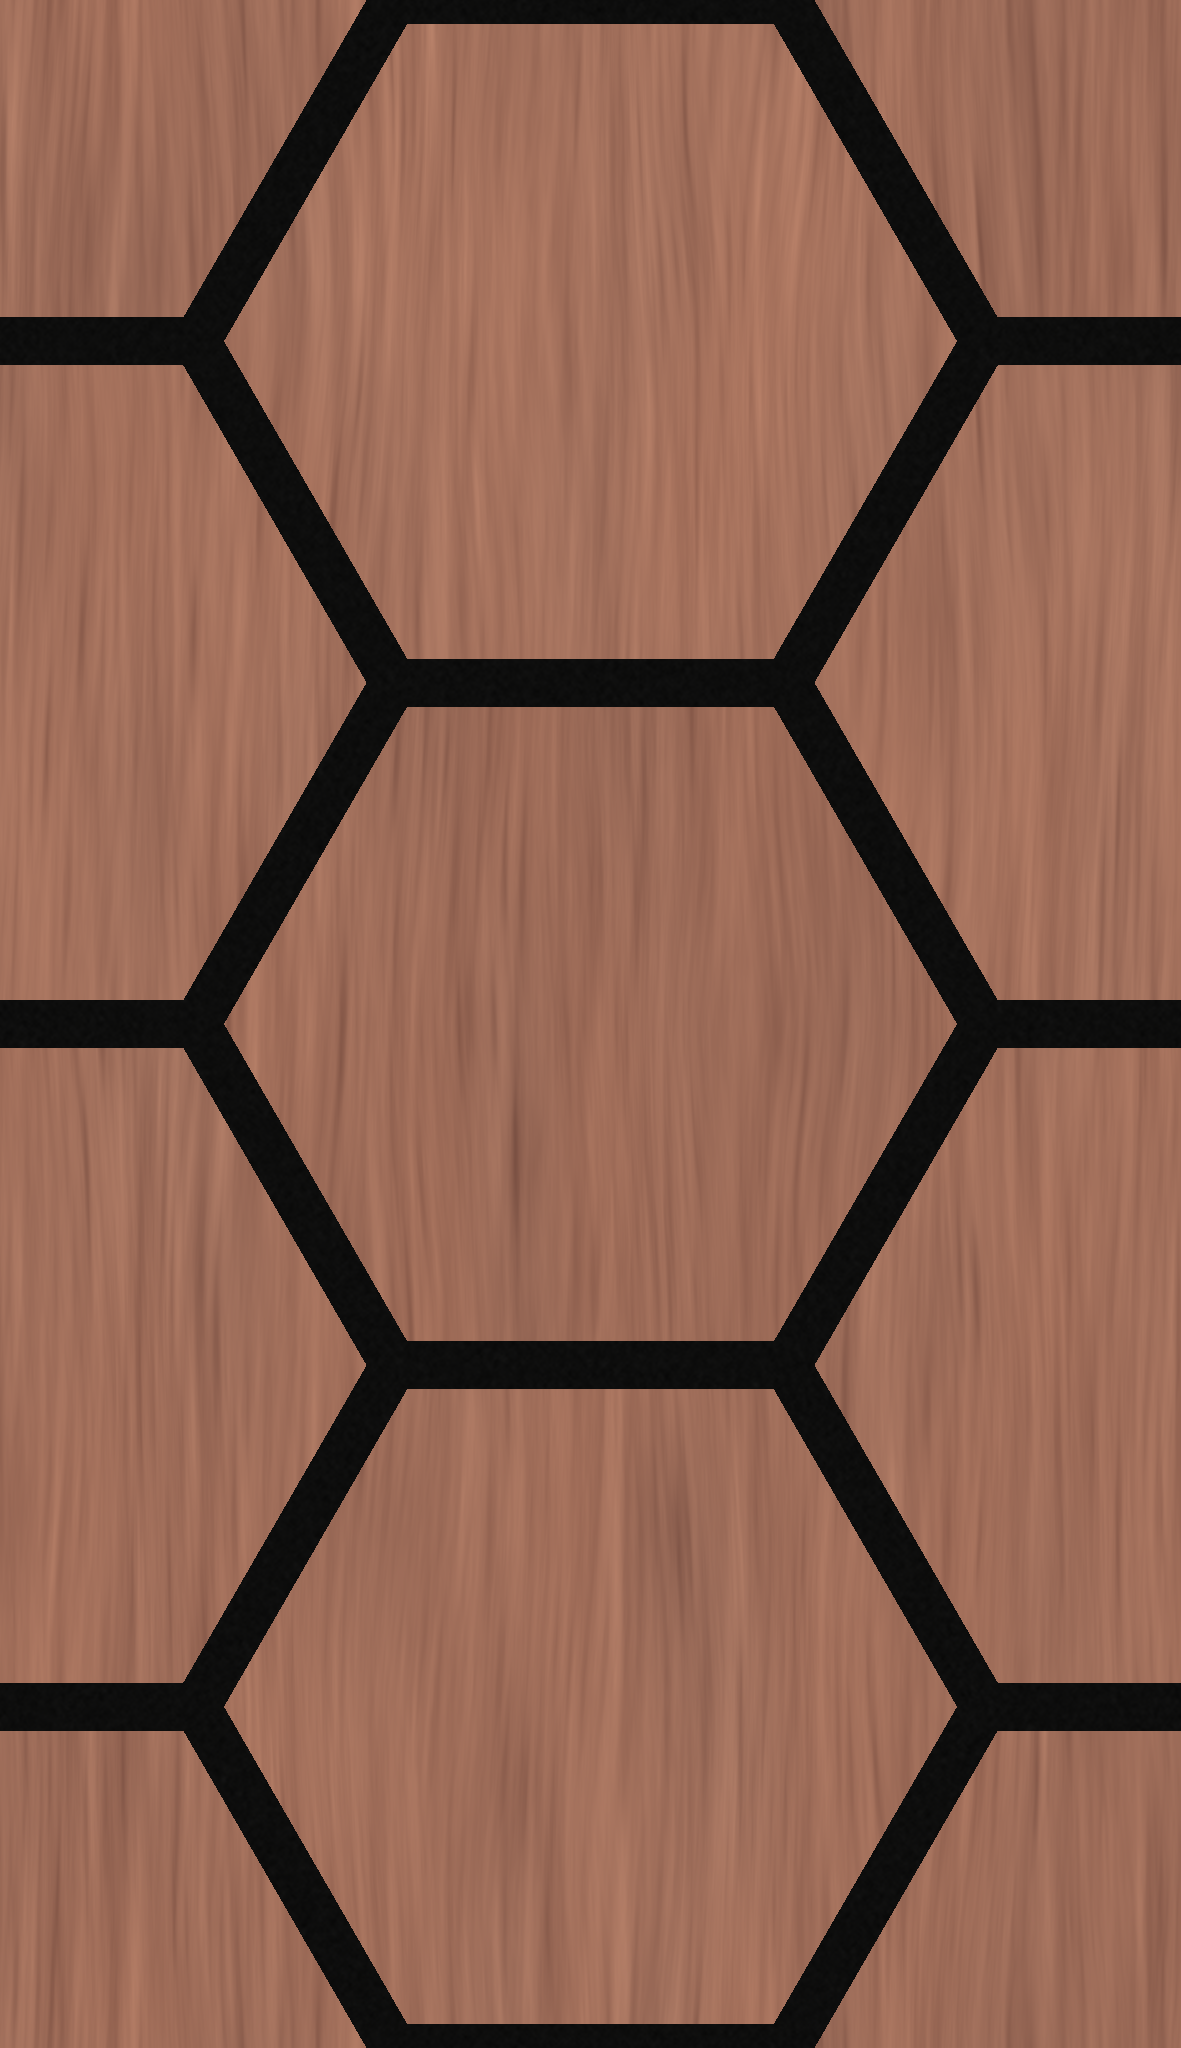

This figure's Python source:
import json
from pathlib import Path

import numpy as np
from PIL import Image, ImageDraw
from scipy.ndimage import gaussian_filter, map_coordinates


ROOT = Path(__file__).resolve().parent
W, H = 1181, 2048
HEIGHT_IN = 25.98
WIDTH_IN = HEIGHT_IN * W / H
DX, DY = WIDTH_IN / 2, HEIGHT_IN / 3
RADIUS = 9.30 / 2
APOTHEM = RADIUS * np.sqrt(3) / 2
DEPTH_IN = 0.40
RELIEF_IN = 0.24
rng = np.random.default_rng(7491)
y, x = np.mgrid[:H, :W].astype(np.float32)
x = (x + 0.5) * WIDTH_IN / W
y = (y + 0.5) * HEIGHT_IN / H


def noise(rows, cols, seed, shift=None):
    random = np.random.default_rng(seed)
    small = random.normal(size=(rows, cols)).astype(np.float32)
    yy = y / HEIGHT_IN * rows
    xx = x / WIDTH_IN * cols
    if shift is not None:
        xx = xx + shift
    result = map_coordinates(small, [yy, xx], order=3, mode='grid-wrap')
    return result / max(float(result.std()), 0.001)


photo = np.asarray(Image.open(ROOT / 'main.jpg').convert('RGB').resize((1600, 1600)))
samples = [photo[970:1090, 610:705], photo[950:1060, 340:430], photo[880:1000, 770:875]]
walnut = np.median(np.concatenate([a.reshape(-1, 3) for a in samples]), axis=0)
print('Main-photo walnut sample, RGB:', walnut.tolist())

felt = noise(420, 280, 1) * 1.1 + noise(900, 520, 2) * 0.65
color = np.stack([13 + felt, 13 + felt, 12.5 + felt], axis=-1)
height = noise(560, 320, 3) * 0.00045
distance = np.full((H, W), -100, dtype=np.float32)
owner = np.zeros((H, W), dtype=np.int16)

# A two-column rectangular lattice closes both staggered hexagon boundaries.
for col in range(-1, 4):
    for row in range(-2, 5):
        cx = col * DX
        cy = (row + 0.5 * (col % 2)) * DY
        xx, yy = np.abs(x - cx), np.abs(y - cy)
        d = np.minimum(APOTHEM - yy, APOTHEM - np.sqrt(3) / 2 * xx - yy / 2)
        take = d > distance
        distance[take] = d[take]
        owner[take] = (col % 2) * 3 + (row % 3)

for face in range(6):
    seed = 100 + face * 30
    warp = noise(6, 12, seed) * 0.28 + noise(14, 20, seed + 1) * 0.055
    broad = noise(7, 80, seed + 2, warp)
    fibers = noise(16, 210, seed + 3, warp * 3.7)
    fine = noise(30, 470, seed + 4, warp * 8.2)
    pores = np.maximum(-fibers - 0.8, 0) ** 1.25
    vessel = noise(100, 850, seed + 6, warp * 14)
    grain = broad * 3.8 + fibers * 3.2 + fine * 1.5 - pores * 3.0 + vessel * 0.8
    tone = [-3.0, 2.0, -0.5, 3.0, -4.0, 0.5][face]
    wood = walnut + (grain + tone)[..., None] * np.array([1.0, 0.82, 0.66])
    wood += noise(8, 16, seed + 5)[..., None] * np.array([1.5, 0.65, 0.25])
    mask = (owner == face) & (distance >= 0)
    color[mask] = wood[mask]
    bevel = np.clip(distance / 0.055, 0, 1)
    bevel = bevel * bevel * (3 - 2 * bevel)
    surface = RELIEF_IN * bevel + (fibers * 0.00055 + broad * 0.0009) * bevel
    height[mask] = surface[mask]

# Periodic derivatives preserve the OpenGL normal convention at the tile edges.
height = gaussian_filter(height, 0.65, mode='wrap')
sx = (np.roll(height, -1, axis=1) - np.roll(height, 1, axis=1)) / (2 * WIDTH_IN / W)
sy = (np.roll(height, -1, axis=0) - np.roll(height, 1, axis=0)) / (2 * HEIGHT_IN / H)
normal = np.stack([-sx, sy, np.ones_like(sx)], axis=-1)
normal /= np.linalg.norm(normal, axis=-1, keepdims=True)
normal_rgb = np.round((normal * 0.5 + 0.5) * 255).clip(0, 255).astype(np.uint8)
rgb = np.round(color).clip(0, 255).astype(np.uint8)
Image.fromarray(rgb).save(ROOT / 'texture.png')
Image.fromarray(normal_rgb).save(ROOT / 'normal.png')

metadata = {
    'repeatWidthIn': WIDTH_IN,
    'repeatHeightIn': HEIGHT_IN,
    'depthIn': DEPTH_IN,
    'note': 'No manufacturer specs were published; the diagram’s 22.48 × 25.98 in felt backing with nine staggered hexagons gives approximately 7.49 in column spacing and 8.66 in vertical pitch, with this tile spanning two columns and three pitches (width rounded to preserve pixel aspect). Regular hexagon faces about 9.30 × 8.05 in, 0.40 in total thickness and 0.24 in face relief are estimates; walnut color is sampled from the main photo and gaps are black felt.',
}
(ROOT / 'texture.json').write_text(json.dumps(metadata, indent=2) + '\n')

light = np.array([-0.50, 0.60, 0.75])
light /= np.linalg.norm(light)
lambert = np.maximum(normal @ light, 0)
shaded = np.round((0.24 + 0.76 * lambert)[..., None] * 225).clip(0, 255).astype(np.uint8)
shaded = np.repeat(shaded, 3, axis=2)
panel_size = (W // 3, H // 3)
albedo_tile = Image.fromarray(rgb).resize(panel_size, Image.Resampling.LANCZOS)
normal_tile = Image.fromarray(shaded).resize(panel_size, Image.Resampling.LANCZOS)
panel_w, panel_h = panel_size[0] * 3, panel_size[1] * 3
preview = Image.new('RGB', (panel_w * 2 + 36, panel_h + 48), '#eeeae5')
draw = ImageDraw.Draw(preview)
draw.text((10, 14), 'COLOR MAP / 3 x 3', fill='#222222')
draw.text((panel_w + 30, 14), 'NORMAL RELIEF / UPPER-LEFT LIGHT / 3 x 3', fill='#222222')
for row in range(3):
    for col in range(3):
        preview.paste(albedo_tile, (col * panel_size[0], 42 + row * panel_size[1]))
        preview.paste(normal_tile, (panel_w + 36 + col * panel_size[0], 42 + row * panel_size[1]))
preview.save(ROOT / 'preview.png')
print(json.dumps(metadata, indent=2))
for name, arr in [('color', rgb), ('normal', normal_rgb)]:
    print(name, 'mean boundary differences, x/y:',
          round(float(np.abs(arr[:, 0].astype(float) - arr[:, -1]).mean()), 3),
          round(float(np.abs(arr[0].astype(float) - arr[-1]).mean()), 3))
